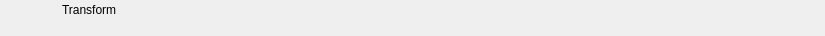
<?xml version="1.0" encoding="UTF-8"?>
<ui version="4.0">
 <class>RundownFillWidget</class>
 <widget class="QWidget" name="RundownFillWidget">
  <property name="geometry">
   <rect>
    <x>0</x>
    <y>0</y>
    <width>825</width>
    <height>36</height>
   </rect>
  </property>
  <layout class="QHBoxLayout" name="horizontalLayout">
   <property name="spacing">
    <number>0</number>
   </property>
   <property name="margin">
    <number>0</number>
   </property>
   <item>
    <widget class="QFrame" name="frameItem">
     <property name="sizePolicy">
      <sizepolicy hsizetype="Preferred" vsizetype="Fixed">
       <horstretch>0</horstretch>
       <verstretch>0</verstretch>
      </sizepolicy>
     </property>
     <property name="minimumSize">
      <size>
       <width>0</width>
       <height>36</height>
      </size>
     </property>
     <widget class="QLabel" name="labelIcon">
      <property name="geometry">
       <rect>
        <x>22</x>
        <y>2</y>
        <width>32</width>
        <height>32</height>
       </rect>
      </property>
      <property name="text">
       <string/>
      </property>
      <property name="pixmap">
       <pixmap resource="../Widgets.qrc">:/Graphics/Images/Fill.png</pixmap>
      </property>
      <property name="scaledContents">
       <bool>true</bool>
      </property>
     </widget>
     <widget class="QLabel" name="labelChannel">
      <property name="geometry">
       <rect>
        <x>0</x>
        <y>0</y>
        <width>0</width>
        <height>0</height>
       </rect>
      </property>
      <property name="text">
       <string></string>
      </property>
     </widget>
     <widget class="QLabel" name="labelLabel">
      <property name="geometry">
       <rect>
        <x>62</x>
        <y>2</y>
        <width>5000</width>
        <height>16</height>
       </rect>
      </property>
      <property name="text">
       <string>Transform</string>
      </property>
     </widget>
     <widget class="QLabel" name="labelVideolayer">
      <property name="geometry">
       <rect>
        <x>140</x>
        <y>19</y>
        <width>40</width>
        <height>16</height>
       </rect>
      </property>
      <property name="text">
       <string></string>
      </property>
     </widget>
     <widget class="QLabel" name="labelColor">
      <property name="geometry">
       <rect>
        <x>0</x>
        <y>0</y>
        <width>18</width>
        <height>36</height>
       </rect>
      </property>
      <property name="text">
       <string/>
      </property>
     </widget>
     <widget class="QLabel" name="labelGroupColor">
      <property name="geometry">
       <rect>
        <x>0</x>
        <y>0</y>
        <width>6</width>
        <height>36</height>
       </rect>
      </property>
      <property name="text">
       <string/>
      </property>
     </widget>
     <widget class="QLabel" name="labelDevice">
      <property name="geometry">
       <rect>
        <x>62</x>
        <y>19</y>
        <width>75</width>
        <height>16</height>
       </rect>
      </property>
      <property name="text">
       <string></string>
      </property>
     </widget>
     <widget class="QLabel" name="labelDelay">
      <property name="geometry">
       <rect>
        <x>185</x>
        <y>19</y>
        <width>55</width>
        <height>16</height>
       </rect>
      </property>
      <property name="text">
       <string></string>
      </property>
     </widget>
     <widget class="QLabel" name="labelRemoteTriggerId">
      <property name="geometry">
       <rect>
        <x>245</x>
        <y>19</y>
        <width>70</width>
        <height>16</height>
       </rect>
      </property>
      <property name="text">
       <string></string>
      </property>
     </widget>
    </widget>
   </item>
   <item>
    <widget class="QFrame" name="frameStatus">
     <property name="minimumSize">
      <size>
       <width>77</width>
       <height>0</height>
      </size>
     </property>
     <property name="maximumSize">
      <size>
       <width>77</width>
       <height>16777215</height>
      </size>
     </property>
     <widget class="QLabel" name="labelGpiConnected">
      <property name="geometry">
       <rect>
        <x>1</x>
        <y>2</y>
        <width>32</width>
        <height>32</height>
       </rect>
      </property>
      <property name="minimumSize">
       <size>
        <width>32</width>
        <height>32</height>
       </size>
      </property>
      <property name="maximumSize">
       <size>
        <width>32</width>
        <height>32</height>
       </size>
      </property>
      <property name="lineWidth">
       <number>0</number>
      </property>
      <property name="text">
       <string/>
      </property>
      <property name="pixmap">
       <pixmap resource="../Widgets.qrc">:/Graphics/Images/GpiConnected.png</pixmap>
      </property>
      <property name="scaledContents">
       <bool>true</bool>
      </property>
     </widget>
     <widget class="QLabel" name="labelDisconnected">
      <property name="geometry">
       <rect>
        <x>32</x>
        <y>2</y>
        <width>32</width>
        <height>32</height>
       </rect>
      </property>
      <property name="minimumSize">
       <size>
        <width>32</width>
        <height>32</height>
       </size>
      </property>
      <property name="maximumSize">
       <size>
        <width>32</width>
        <height>32</height>
       </size>
      </property>
      <property name="text">
       <string/>
      </property>
      <property name="pixmap">
       <pixmap resource="../Widgets.qrc">:/Graphics/Images/Disconnected.png</pixmap>
      </property>
      <property name="scaledContents">
       <bool>true</bool>
      </property>
     </widget>
     <widget class="QLabel" name="labelActiveColor">
      <property name="geometry">
       <rect>
        <x>69</x>
        <y>0</y>
        <width>8</width>
        <height>36</height>
       </rect>
      </property>
      <property name="minimumSize">
       <size>
        <width>8</width>
        <height>36</height>
       </size>
      </property>
      <property name="maximumSize">
       <size>
        <width>8</width>
        <height>36</height>
       </size>
      </property>
      <property name="text">
       <string/>
      </property>
     </widget>
    </widget>
   </item>
  </layout>
 </widget>
 <resources>
  <include location="../Widgets.qrc"/>
 </resources>
 <connections/>
 <slots>
  <slot>addToCombo()</slot>
 </slots>
</ui>
